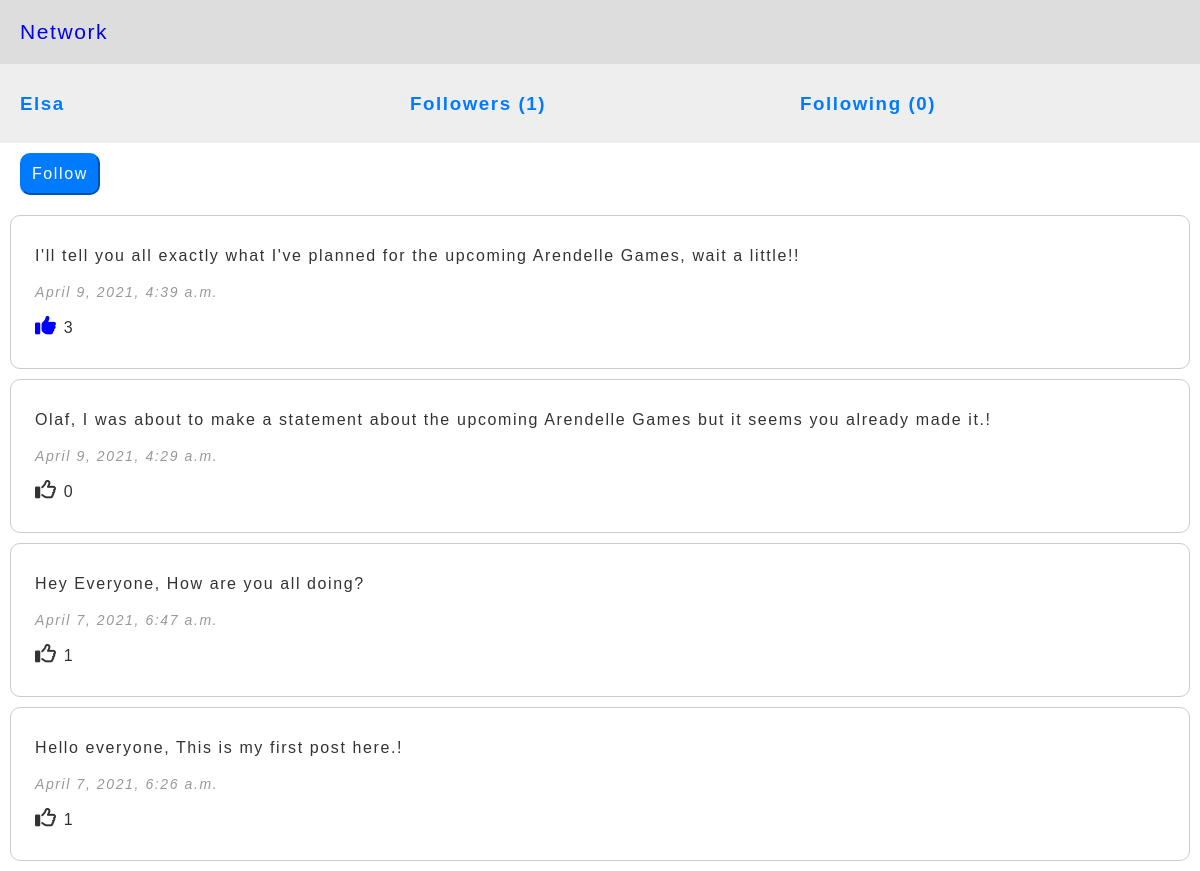
/users/Elsa (signed in), run on the app's committed database.
### network/models.py (models this page shows, shortened)
class User(AbstractUser):
    pass

class Post(models.Model):
    name = models.ForeignKey(User, on_delete=models.CASCADE, related_name="user_posts")
    content = models.TextField()
    likes = models.IntegerField(default=0)
    timestamp = models.DateTimeField(auto_now_add=True)

### network/views.py (the view)
# urls.py: path("users/<str:name>", views.users, name="users"),
def users(request, name):
    user = User.objects.get(username=name)
    posts = Post.objects.filter(name=user).all().order_by('-timestamp')
    follows = Follow.objects.filter(name=request.user).all()
    following_count = len(Follow.objects.filter(name=user).all())
    followers_count = len(Follow.objects.filter(following=user).all())
    is_following = "false"
    for follow in follows:
        if follow.following == user:
            is_following = "true"
    liked_posts = []
    for post in posts:
        a = Like.objects.filter(post=post)
        print(a)
        if len(a) > 0:
            for x in a:
                if x.name.username == request.user.username:
                    liked_posts.append(x.post)
    return render(request, "network/profile.html", {
    "user": user, "posts": posts, "liked_posts": liked_posts, "is_following": is_following, "following_count": following_count, "followers_count": followers_count
    })
    return HttpResponse(f"Hello {name}")

### network/models.py (called while the page is built)
    def __str__(self):
        return f"{self.name.username} liked {self.post.content}"

### network/templates/network/profile.html (shortened to what this page needs)
<!DOCTYPE html>
<html lang="en" dir="ltr">
  <head>
  </head>
  <body>
    <div class="links">
      <a href="{% url "index" %}">Network</a>
    </div>
    <div class="user">
      <h3>{{user.username}}</h3>
      <h3>Followers ({{ followers_count }})</h3>
      <h3>Following ({{ following_count }})</h3>
    </div>
    {% if user != request.user %}
    <div class="buttons">
        <button type="button" id="follow">Follow</button>
    </div>
    {% endif %}
    {% for post in posts %}
      <div class="posts">
        <div class="posts_content">
            {{post.content}}
        </div>
        <div class="posts_time">
            <i style="font-size:14px; color:#999;">{{ post.timestamp }}</i>
        </div>
        <div class="likes">
          <div class="like">
            {% if post in liked_posts %}
            <i class="fas fa-thumbs-up" style="font-size: 21px; color: blue;" data-page= {{ post.id }}></i>
            {% else %}
            <i class="far fa-thumbs-up" style="font-size: 21px;" data-page= {{ post.id }}></i>
            {% endif %}
            <span id="post_likes">{{ post.likes }}</span>
          </div>
        </div>
      </div>
    {% endfor %}
  </body>
</html>

### network/templates/network/profile.html (style rules this page uses)
html,body { padding: 0; margin: 0; font-family: sans-serif; color: #007bff; letter-spacing: 0.1em; }
.links { padding: 20px; font-size: 21px; background: #ddd; }
a { text-decoration: none; }
.user { display: flex; padding: 10px 10px 10px 20px; background: #eee; }
.user >* { flex: 1; }
.posts { margin: 10px; padding: 20px; color: #333; border: 1px solid #ccc; border-radius: 10px; line-height: 2; }
button { padding: 10px; color: white; background: #007bff; border-color: #007bff; border-radius: 10px; font-size: 16px; letter-spacing: 0.1em; }
.buttons { padding: 10px 10px 10px 20px; }
.posts>* { margin: 4px; }

### data on the page
User: username "Elsa"
Post: content "I'll tell you all exactly what I've planned for the upcoming Arendelle Games, wait a little!!", timestamp "April 9, 2021, 4:39 a.m.", likes "3"
Post: content "Olaf, I was about to make a statement about the upcoming Arendelle Games but it seems you already made it.!", timestamp "April 9, 2021, 4:29 a.m.", likes "0"
Post: content "Hey Everyone, How are you all doing?", timestamp "April 7, 2021, 6:47 a.m.", likes "1"
Post: content "Hello everyone, This is my first post here.!", timestamp "April 7, 2021, 6:26 a.m.", likes "1"

### other printed values
{{ followers_count }} "1"
{{ following_count }} "0"
